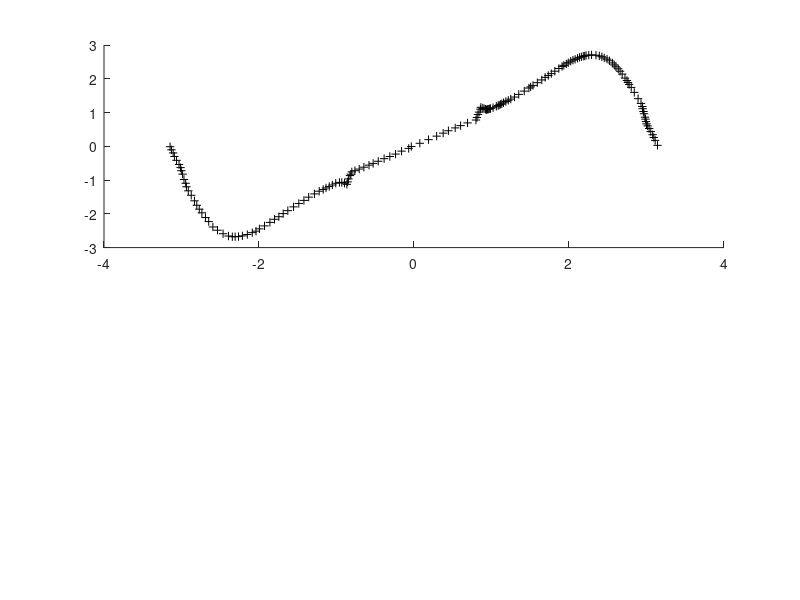

The MATLAB script that drew this image: (Note: this script raises an error after producing the figure.)
clc
clear
close all
%path(pathdef)

% This script attempts to validate the energy-based definition of
% eigenmodes against Alhawwary and Wang, 2015.

%% Dependencies
addpath('../../Basis')

%% Central flux, dominant eigenmode
%
%  Reproduces (partially) figure 3b of Alhawwary and Wang (2015)  
%
load alhawwary3b.mat
figure(1)
subplot(2,1,1)
hold on
plot(DGp2beta0disp(:,1),DGp2beta0disp(:,2),'+k','DisplayName','Alhawwary and Wang (2015)')
hold off
DGSEM(2).displayDispDiss('beta',0,'order','energy')